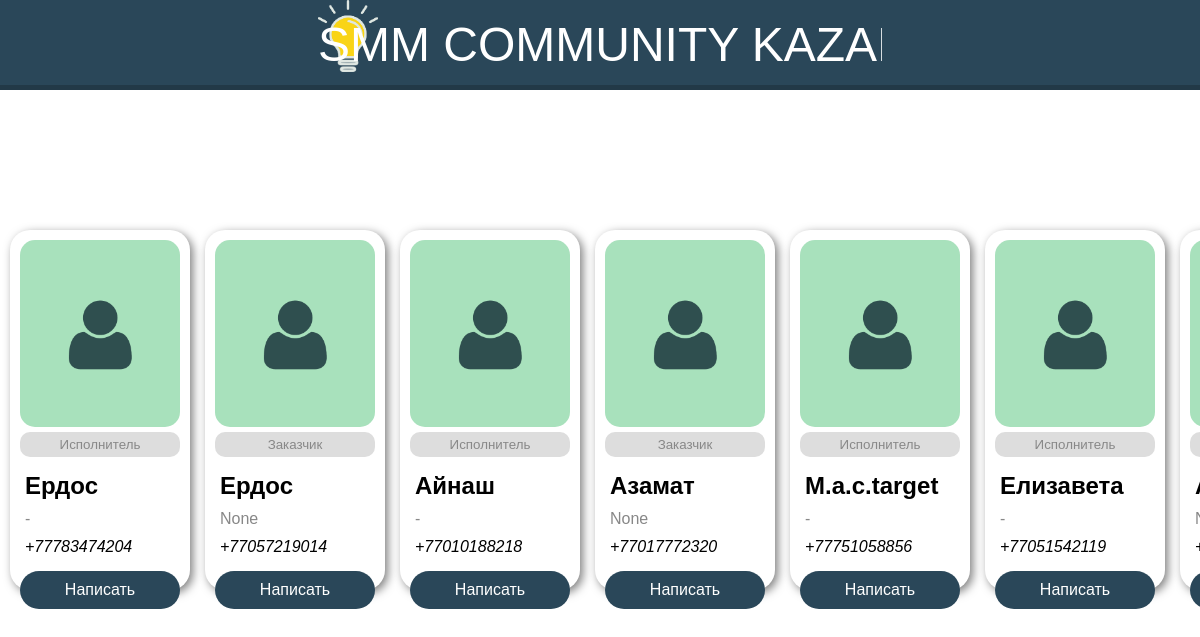
The page / on the database its author committed.
### project_aya/apps/main/models.py (models this page shows)
class User(models.Model):
    chat_id = models.IntegerField('ID телеграмма')
    user = models.CharField('Пользователь', max_length = 500, null = True)
    role = models.CharField('Роль', max_length = 12, null = True)
    name = models.CharField('Имя', max_length = 100, null = True)
    phone = models.CharField('Номер телефона', max_length = 12, null = True)
    city = models.CharField('Город', max_length = 50, null = True)
    experience = models.CharField('Опыт работы', max_length = 12, null = True)
    speciality = models.CharField('Специализация', max_length = 50, null = True)
    photo_url = models.CharField('Фото', max_length = 500, null = True)
    portfolio_url = models.CharField('Портфолио', max_length = 500, null = True)
    description = models.CharField('О себе', max_length = 1000, null = True)
    registration_date = models.DateTimeField('Дата регистрации', null = True)
    msg_id = models.CharField('ID сообщения', max_length = 1000, null = True)
    mode = models.CharField('Процесс', max_length = 50, null = True)
    step = models.IntegerField('Шаг', null = True)
    class Meta:
        verbose_name = 'Пользователь'
        verbose_name_plural = 'Пользователи'

### project_aya/apps/main/views.py (the view)
# urls.py: path('', views.index, name = 'index')
def index(request):
    if User.objects.count() == 0:
        param = {}
    else:
        param = {'specialists': User.objects.all()}
    return render(request, 'main/list.html', param)

### project_aya/templates/main/list.html (shortened to what this page needs)
{% extends 'base.html' %}
{% load static %}
{% block content %}
    <div class="header">
        <div class="headerText">SMM COMMUNITY KAZAKHSTAN</div>
    </div>
    <div class="main">
        <div class="users-list">
            {% if specialists %}
                {% for u in specialists %}
                    <div class="user-card">
                        <div class="user-img"></div>
                        <div class="user-role">{{u.role}}</div>
                        <div class="user-name">{{u.name}}</div>
                        <div class="user-desc">{{u.description}}</div>
                        <div class="user-phone">+{{u.phone}}</div>
                        <div class="user-tg"><a href="https://t.me/{{u.user}}" target="blank"></a>Написать</div>
                    </div>
                {% endfor %}
            {% else %}
                Not found.
            {% endif %}
        </div>
    </div>
{% endblock %}

### project_aya/templates/base.html (shortened to what this page needs)
{% load static %}
<!DOCTYPE html>
<html lang="ru">
<head>
    <link rel="stylesheet" href="{% static 'css/main.css' %}">
</head>
<body>
    {% block content %}{% endblock %}
</body>
</html>

### project_aya/apps/main/static/css/main.css (style rules this page uses)
* { margin: 0; padding: 0; box-sizing: border-box; }
body { font-family: 'Montserrat', sans-serif; }
.header { color: #fff; background-color: #2a4759; border-bottom: 5px solid rgba(0,0,0,.2); height: 90px; line-height: 90px; font-size: 36pt; text-align: center; }
.headerText { white-space: nowrap; overflow: hidden; background-image: url('../img/logo.png'); background-size: 60px; background-repeat: no-repeat; width: 47%; margin: auto; }
.users-list { display: flex; flex-wrap: nowrap; overflow-x: auto; margin-top: 10%; padding: 20px 10px; }
.user-card { background: #fff; min-width: 15vw; min-height: 45vh; margin-right: 15px; border-radius: 20px; padding: 10px; box-shadow: 3px 3px 10px rgba(0,0,0,0.5); }
.user-img { text-align: center; background-color: #a8e1bc; color: #2F4F4F; background-image: url('../img/default-user.png'); background-size: 50%; background-repeat: no-repeat; background-position: center; border-radius: 15px; min-height: 55%; }
.user-role { font-size: 10pt; background-color: #dddddd; color: #888888; text-align: center; padding: 5px 0; margin-top: 5px; border-radius: 10px; }
.user-name { font-weight: bold; font-size: 18pt; margin: 15px 0 0 5px; }
.user-desc { color: #888888; margin: 10px 0 0 5px; }
.user-phone { font-style: italic; margin: 10px 0 0 5px; }
.user-tg { width: 100%; padding: 10px; margin-top: 15px; border-radius: 20px; text-align: center; cursor: pointer; color: #fff; background: -webkit-linear-gradient(90deg, #2a4759, #2a4759); background: -moz-linear-gradient(90deg, #2a4759, #2a4759); background: linear-gradient(90deg, #2a4759, #2a4759); }

### rows shown on the page
User: role "Исполнитель", name "Ердос", description "-", phone "77783474204"
User: role "Заказчик", name "Ердос", description "None", phone "77057219014"
User: role "Исполнитель", name "Айнаш", description "-", phone "77010188218"
User: role "Заказчик", name "Азамат", description "None", phone "77017772320"
User: role "Исполнитель", name "M.a.c.target", description "-", phone "77751058856"
User: role "Исполнитель", name "Елизавета", description "-", phone "77051542119"
